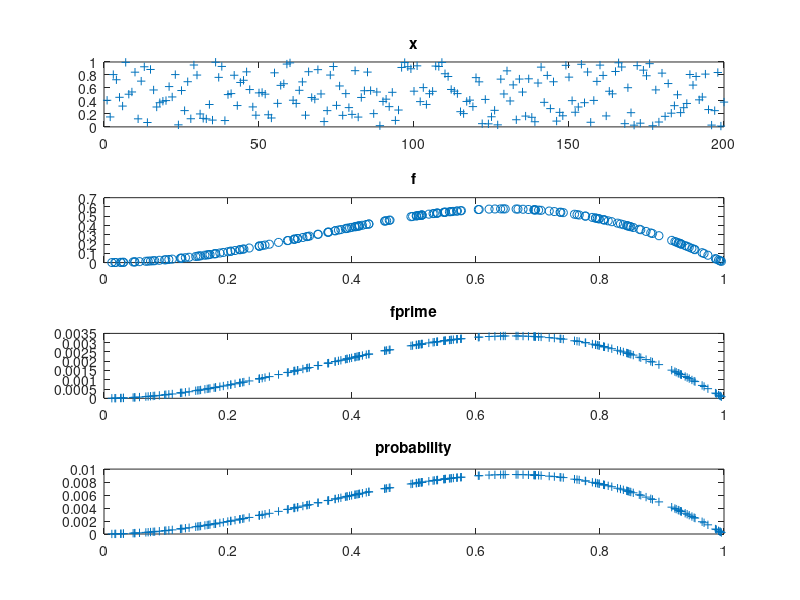

Reproduce this figure in MATLAB.
%% Genetic Algorithms and Evolutionanry Computing: Exercise Session 3 
% ---------------------------------------------------------------------------------------
% Fitness Sharing 
% Based on Section 5.5.3 (p. 93) of the book "Introduction to Evolutionary
% Computing (2nd Edition)" by A.E. Eiben and J.E. Smith
% ---------------------------------------------------------------------------------------
%% Initialization%
clear all
close all 
clc 
%% Sigma? Population size?
sigma = 2; % for sqrt function goes from 0 to sqrt(xend)
n = 200;
%% OPTION 1 : Sqrt function for individuals 
% function's derivative decreases so highly fit individuals = higher
% density
xbeg = 0;
xend = 5^2;
h= (xend-xbeg)/n;
for i = 1:n
   x(i) = sqrt(xbeg + (i-1)*h);
end
%% OPTION 2 : Linearly changing x
x = 1:n; % should do nothing? no clusters whatsoever
%% OPTION 3 : Random distribution
x = rand(1,n);
%% Visualise

d = zeros(n,n);
sh = zeros(n,n);
for i=1 : n
 for j=1 : n
   d(i,j) = abs(x(i) - x(j));
   if d(i,j) < sigma
     sh(i,j) = 1 - d(i,j)/sigma;
   end
 end
end

sum = 0;
for i=1:n
  f(i) = abs( x(i) * sin(x(i)*pi));
  denominator(i) = 0;
  for j = 1:n
   denominator(i) = denominator(i) + sh(i,j);
  end
  fprime(i) = f(i) / denominator(i) ;
  sum = sum + fprime(i);
end 

for i = 1:n
prob(i) = fprime(i)/sum;
end


subplot(4,1,1); plot(x)
plot(x, '+'); title('x');
subplot(4,1,2); 
plot(x, f, 'o'); title('f');
subplot(4,1,3); 
plot(x, fprime, '+'); title('fprime');
subplot(4,1,4); 
plot(x, prob, '+'); title('probability');